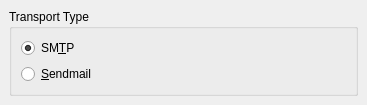
<ui version="4.0" >
 <author>Volker Krause &lt;vkrause@kde.org></author>
 <class>TransportTypeDialog</class>
 <widget class="QWidget" name="TransportTypeDialog" >
  <property name="geometry" >
   <rect>
    <x>0</x>
    <y>0</y>
    <width>367</width>
    <height>103</height>
   </rect>
  </property>
  <layout class="QVBoxLayout" >
   <property name="margin" >
    <number>9</number>
   </property>
   <property name="spacing" >
    <number>6</number>
   </property>
   <item>
    <widget class="KButtonGroup" name="kcfg_type" >
     <property name="title" >
      <string>Transport Type</string>
     </property>
     <property name="current" stdset="0" >
      <number>0</number>
     </property>
     <layout class="QVBoxLayout" >
      <property name="margin" >
       <number>9</number>
      </property>
      <property name="spacing" >
       <number>6</number>
      </property>
      <item>
       <widget class="QRadioButton" name="smtp" >
        <property name="text" >
         <string>SM&amp;TP</string>
        </property>
        <property name="checked" >
         <bool>true</bool>
        </property>
       </widget>
      </item>
      <item>
       <widget class="QRadioButton" name="sendmail" >
        <property name="text" >
         <string>&amp;Sendmail</string>
        </property>
       </widget>
      </item>
     </layout>
    </widget>
   </item>
  </layout>
 </widget>
 <layoutfunction spacing="KDialog::spacingHint()" margin="KDialog::marginHint()" />
 <customwidgets>
  <customwidget>
   <class>KButtonGroup</class>
   <extends>QGroupBox</extends>
   <header>kbuttongroup.h</header>
   <container>1</container>
  </customwidget>
 </customwidgets>
 <includes>
  <include location="local" >				</include>
 </includes>
 <resources/>
 <connections/>
</ui>
